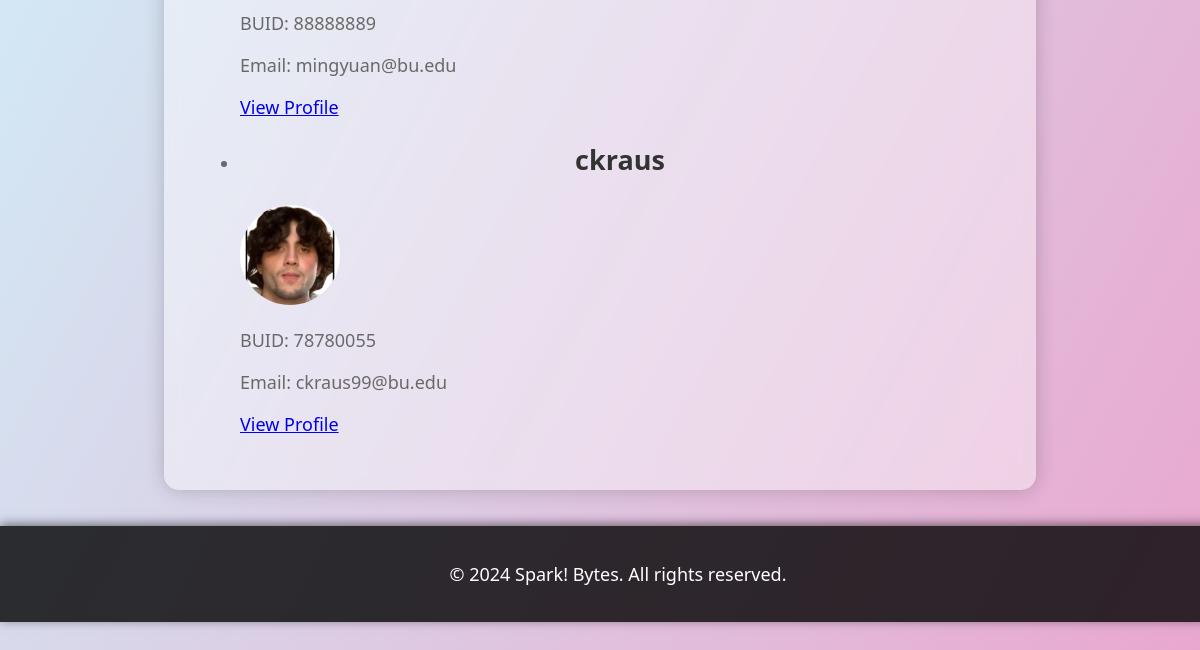
The app's page /profiles/ (lower part), older data.
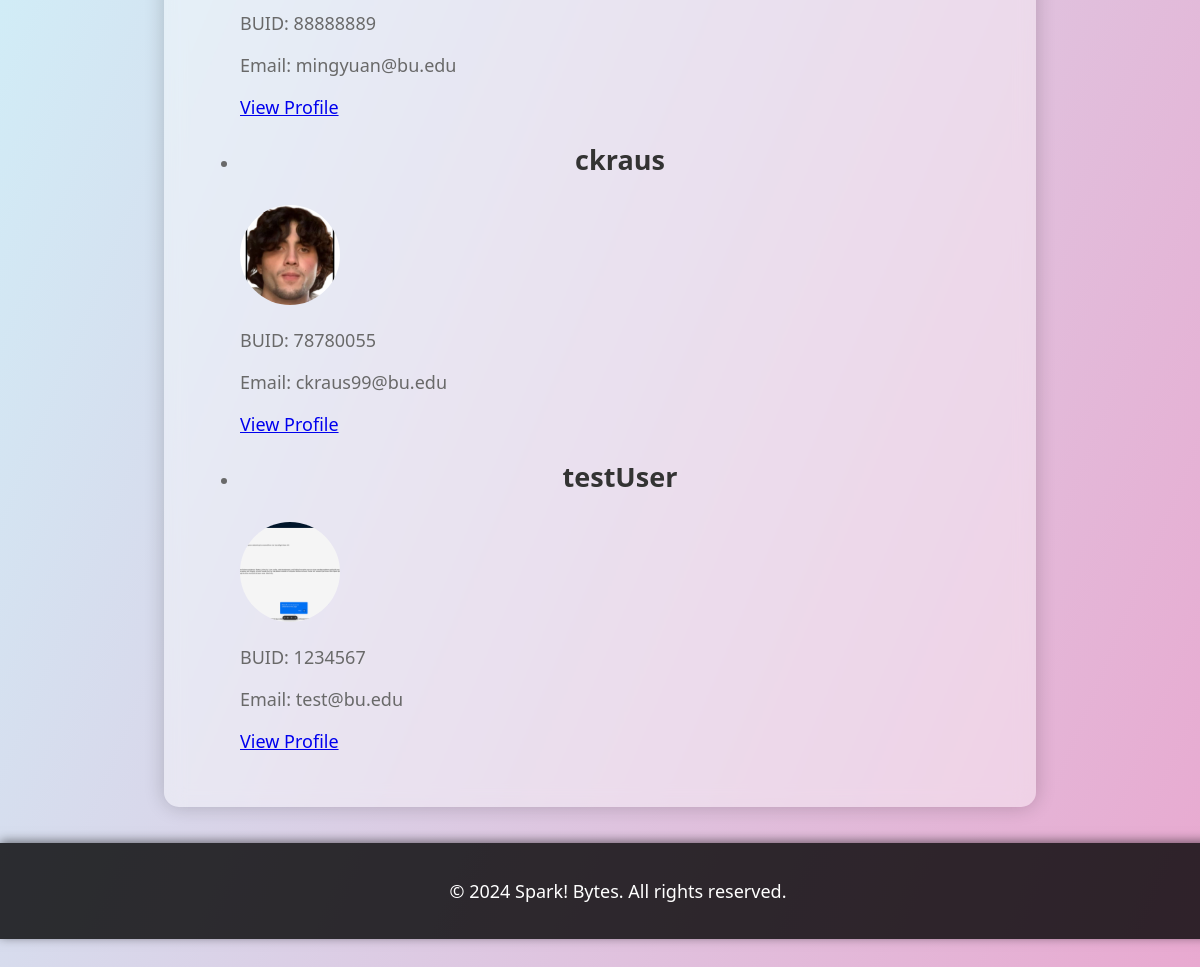
The same page, newer data.
### spark_bytes_app/models.py (models this page shows, shortened)
class Profile(models.Model):
    user = models.OneToOneField(User, on_delete=models.CASCADE)
    buid = models.PositiveIntegerField(unique=True)
    img = models.ImageField(upload_to='profile_images/')

### spark_bytes_app/views.py (the view)
# urls.py: path('profiles/', ProfileListView.as_view(), name='all_profiles'),
class ProfileListView(ListView):
    model = Profile
    template_name = 'spark_bytes/all_profiles.html'
    context_object_name = 'profiles'

### templates/spark_bytes/all_profiles.html (shortened to what this page needs)
{% extends "base.html" %}
{% block content %}
<section>
    <ul>
        {% for profile in profiles %}
        <li>
            <h2>{{ profile.user.username }}</h2>
            <img src="{{ profile.img.url }}" alt="Profile Image" style="width: 100px; height: 100px; border-radius: 50%; object-fit: cover;">
            <p>BUID: {{ profile.buid }}</p>
            <p>Email: {{ profile.user.email }}</p>
            <p><a href="{% url 'profile_detail' profile.id %}">View Profile</a></p>
        </li>
        {% endfor %}
    </ul>
</section>
{% endblock %}

Row changes from the older to the newer data that the page shows:
added Profile: user.username "testUser", img (picture), buid "1234567", user.email "test@bu.edu"
